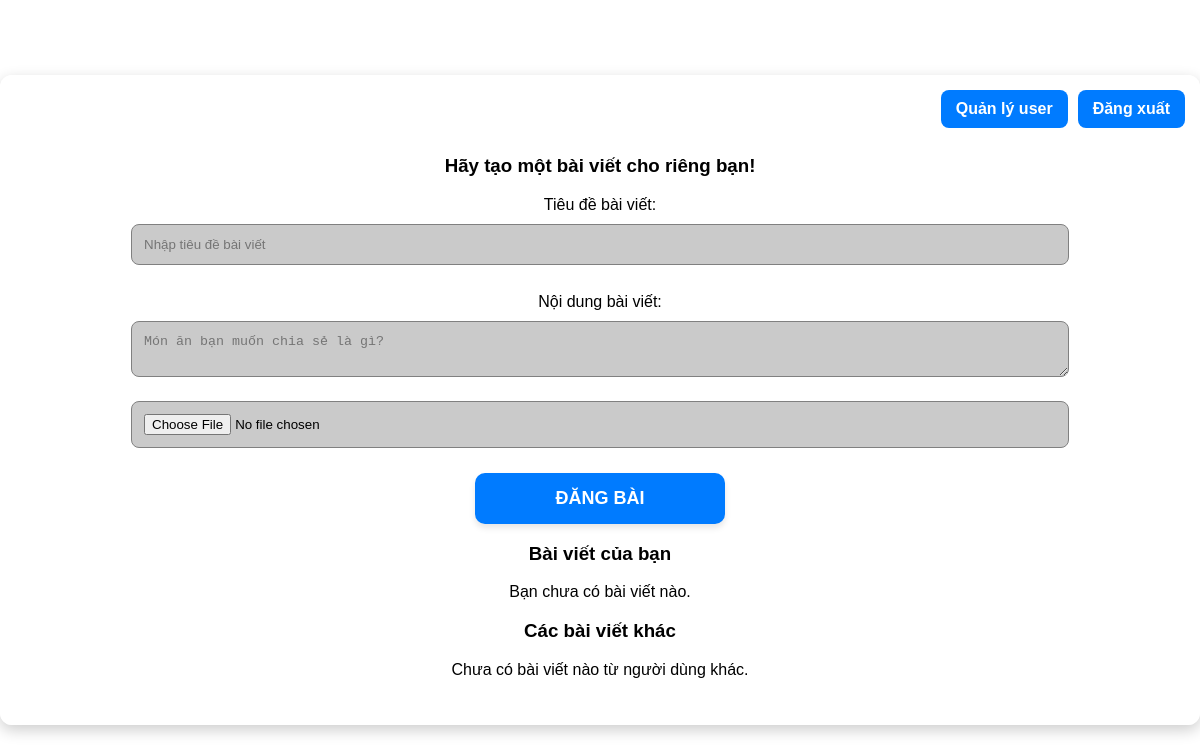
/dashboard (signed in), run on an earlier commit of the app's database.
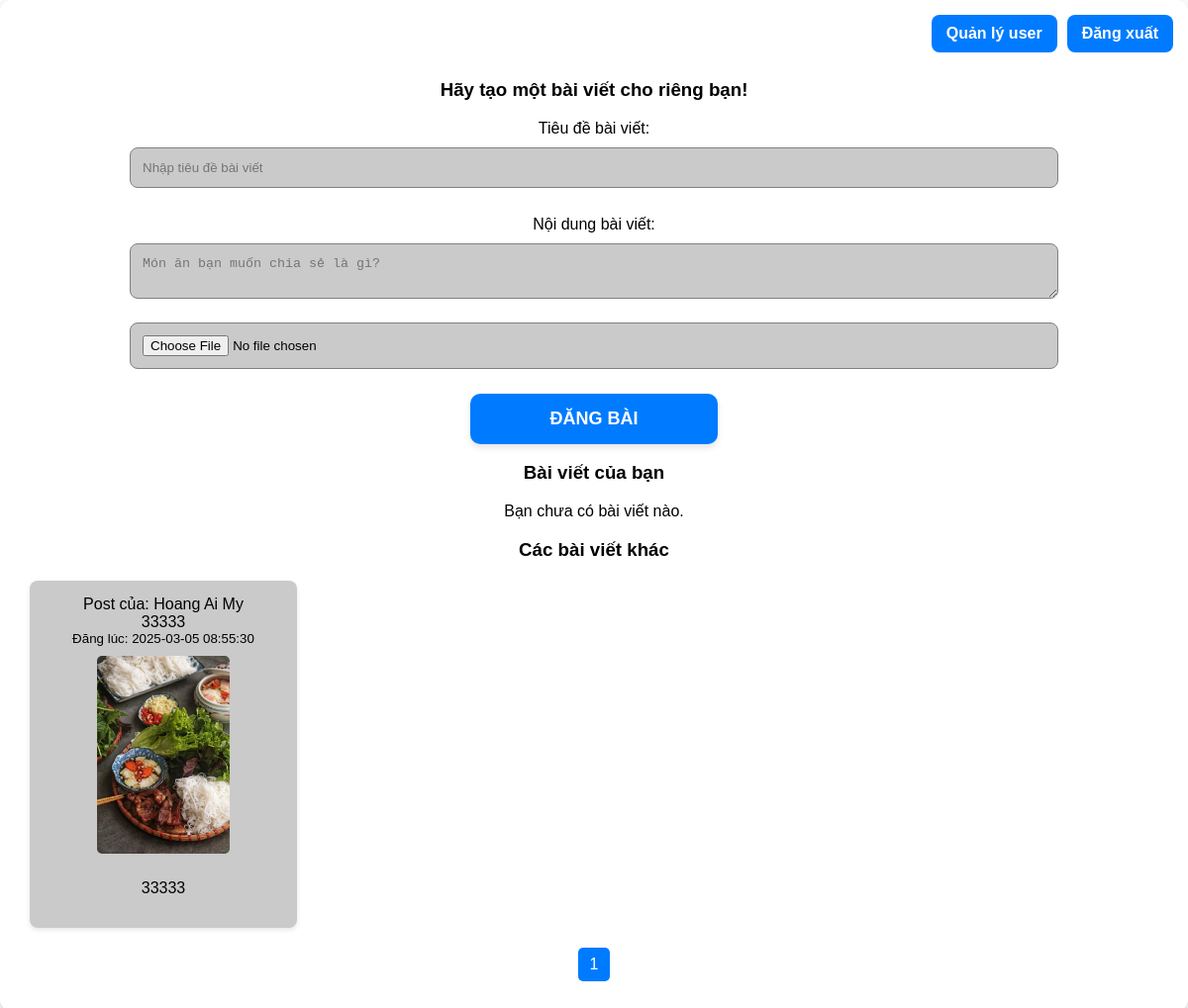
And on a later commit of the database.
### tables this page shows
CREATE TABLE posts (
            post_id INTEGER PRIMARY KEY AUTOINCREMENT,
            username TEXT,
            title TEXT,
            content TEXT,
            image_url TEXT,
            created_at DATETIME DEFAULT CURRENT_TIMESTAMP,
            FOREIGN KEY(username) REFERENCES users(username)
        );

### app.py (the view)
@app.route('/dashboard')
def dashboard():
    if 'username' not in session:
        return redirect(url_for('login'))
    page_user = request.args.get('page_user', 1, type=int)
    per_page = 9  # 9 bài mỗi trang
    offset_user = (page_user - 1) * per_page
    with sqlite3.connect(DATABASE) as conn:
        c = conn.cursor()
        c.execute("SELECT COUNT(*) FROM posts WHERE username = ?", (session['username'],))
        total_user_posts = c.fetchone()[0]
        total_user_pages = (total_user_posts + per_page - 1) // per_page
        c.execute("SELECT post_id, title, content, image_url, created_at FROM posts WHERE username = ? ORDER BY post_id DESC LIMIT ? OFFSET ?",
                  (session['username'], per_page, offset_user))
        user_posts = c.fetchall()
        page_other = request.args.get('page_other', 1, type=int)
        offset_other = (page_other - 1) * per_page
        c.execute("SELECT COUNT(*) FROM posts WHERE username != ?", (session['username'],))
        total_other_posts = c.fetchone()[0]
        total_other_pages = (total_other_posts + per_page - 1) // per_page
        c.execute(
            "SELECT post_id, username, title, content, image_url, created_at FROM posts WHERE username != ? ORDER BY post_id DESC LIMIT ? OFFSET ?",
            (session['username'], per_page, offset_other))
        other_posts = c.fetchall()
    return render_template('dashboard.html',
                           user_posts=user_posts,
                           other_posts=other_posts,
                           page_user=page_user,
                           total_user_pages=total_user_pages,
                           page_other=page_other,
                           total_other_pages=total_other_pages)

### templates/dashboard.html (shortened to what this page needs)
<!DOCTYPE html>
<html lang="vi">
<head>
</head>
<body>
<div class="container">
    {% if session['username'] %}
        <div class="header-buttons">
            {% if session['role'] == 'admin' %}
                <a href="{{ url_for('admin') }}" class="admin-button">Quản lý user</a>
            {% endif %}
            <a href="{{ url_for('logout') }}" class="logout-button">Đăng xuất</a>
        </div>
    {% endif %}
    <div class="content">
        <h3>Hãy tạo một bài viết cho riêng bạn!</h3>
        <form action="{{ url_for('create_post') }}" method="POST" enctype="multipart/form-data">
            <label for="title">Tiêu đề bài viết:</label><br/>
            <input type="text" id="title" name="title" placeholder="Nhập tiêu đề bài viết" required><br/>
            <br>
            <label for="content">Nội dung bài viết:</label><br/>
            <textarea name="content" placeholder="Món ăn bạn muốn chia sẻ là gì?" required></textarea><br/>
            <input type="file" name="image" accept="image/*"><br/>
            <button type="submit">Đăng bài</button>
        </form>
        <h3>Bài viết của bạn</h3>
        {% if user_posts %}
            <div class="posts-container">
                {% for post in user_posts %}
                    <div class="post-item">
                        <div class="title-box">{{ post[1] }}</div>
                        <small class="text-muted">Đăng lúc: {{ post[4] }}</small>
                        {% if post[3] %}
                            <img src="{{ post[3] }}" alt="Ảnh bài viết">
                        {% endif %}
                        <p>{{ post[2] }}</p>
                        <div class="post-actions">
                            <a href="{{ url_for('edit_post', post_id=post[0]) }}" class="admin-button">Sửa</a>
                            <a href="{{ url_for('delete_post', post_id=post[0]) }}" class="logout-button" onclick="return confirm('Bạn có chắc chắn muốn xóa bài viết này?');">Xóa</a>
                        </div>
                    </div>
                {% endfor %}
            </div>
            <div class="pagination">
                {% if page_user > 1 %}
                    <a href="{{ url_for('dashboard', page_user=page_user-1, page_other=page_other) }}">Trang trước</a>
                {% endif %}
                {% for p in range(1, total_user_pages + 1) %}
                    {% if p == page_user %}
                        <span>{{ p }}</span>
                    {% else %}
                        <a href="{{ url_for('dashboard', page_user=p, page_other=page_other) }}">{{ p }}</a>
                    {% endif %}
                {% endfor %}
                {% if page_user < total_user_pages %}
                    <a href="{{ url_for('dashboard', page_user=page_user+1, page_other=page_other) }}">Trang sau</a>
                {% endif %}
            </div>
        {% else %}
            <p>Bạn chưa có bài viết nào.</p>
        {% endif %}
        <h3>Các bài viết khác</h3>
        {% if other_posts %}
            <div class="posts-container">
                {% for post in other_posts %}
                    <div class="post-item">
                        <div>{{ "Post của: " + post[1] }}</div>
                        <div class="title-box">{{ post[2] }}</div>
                        <small class="text-muted">Đăng lúc: {{ post[5] }}</small>
                        {% if post[4] %}
                            <img src="{{ post[4] }}" alt="Ảnh bài viết">
                        {% endif %}
                        <p>{{ post[3] }}</p>
                    </div>
                {% endfor %}
            </div>
            <div class="pagination">
                {% for p in range(1, total_other_pages + 1) %}
                    {% if p == page_other %}
                        <span>{{ p }}</span>
                    {% else %}
                        <a href="{{ url_for('dashboard', page_user=page_user, page_other=p) }}">{{ p }}</a>
                    {% endif %}
                {% endfor %}
            </div>
        {% else %}
            <p>Chưa có bài viết nào từ người dùng khác.</p>
        {% endif %}
    </div>
</div>
</body>
</html>

### templates/dashboard.html (style rules this page uses)
body { background-image: url('https://st.ielts-fighter.com/src/ielts-fighter-image/2023/07/21/0862c163-ced6-4ee9-8ce2-beb57f2065a0.jpg'); background-size: cover; background-position: center; background-attachment: fixed; background-repeat: no-repeat; color: black; font-family: Arial, sans-serif; padding: 0; margin: 0; display: flex; justify-content: center; align-items: center; min-height: 100vh; }
.container { position: relative; width: 95%; max-width: 1200px; background: rgba(255, 255, 255, 0.75); padding: 30px; border-radius: 12px; box-shadow: 0 5px 15px rgba(0, 0, 0, 0.2); text-align: center; }
.header-buttons { position: absolute; top: 15px; right: 15px; display: flex; gap: 10px; }
.admin-button, .logout-button, .post-actions .admin-button, .post-actions .logout-button { display: inline-block; padding: 10px 15px; background-color: #007BFF; color: white; border: none; border-radius: 8px; font-size: 16px; font-weight: bold; cursor: pointer; text-decoration: none; transition: all 0.3s ease; text-align: center; }
.content { margin-top: 50px; }
.content input[type="text"], .content textarea, .content input[type="file"] { width: 80%; padding: 12px; margin: 10px 0; border-radius: 8px; border: 1px solid gray; background-color: rgba(180, 180, 180, 0.7); }
.posts-container { display: grid; grid-template-columns: repeat(auto-fill, minmax(250px, 1fr)); gap: 20px; margin-top: 20px; }
.post-item { background: rgba(180, 180, 180, 0.7); border-radius: 8px; padding: 15px; display: flex; flex-direction: column; align-items: center; box-shadow: 0 2px 5px rgba(0, 0, 0, 0.1); }
.post-item img { max-width: 100%; height: 200px; object-fit: cover; border-radius: 5px; margin: 10px 0; }
.pagination { display: flex; justify-content: center; align-items: center; gap: 10px; margin-top: 20px; }
.pagination a, .pagination span { padding: 8px 12px; border-radius: 5px; text-decoration: none; color: black; }
.pagination span { background-color: #007BFF; color: white; }
button[type="submit"] { width: 250px; padding: 15px 20px; background-color: #007BFF; color: white; border: none; border-radius: 10px; font-size: 18px; font-weight: bold; text-transform: uppercase; cursor: pointer; transition: all 0.3s ease; box-shadow: 0 4px 6px rgba(0,0,0,0.1); margin-top: 15px; }

What changed in the data, as far as the page shows it:
added posts: username "Post của: Hoang Ai My", title "33333", created_at "2025-03-05 08:55:30", image_url (picture), content "33333"
Also different on the page:
new list line: "1"
text no longer shown: "Chưa có bài viết nào từ người dùng khác."
